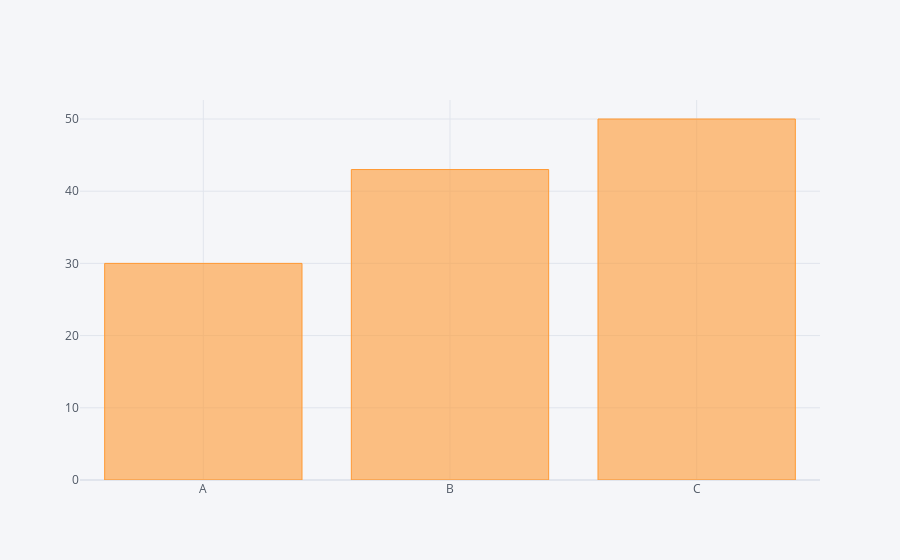

The notebook cell saved with this chart:
### Code cell
df2.iplot(kind='bar',x='Category',y='Values')

### Figure 1 — Plotly figure (JSON) as saved in the notebook; plotly's stock layout.template omitted (floating-point values rounded to 4 significant figures)
{"data": [{"marker": {"color": "rgba(255, 153, 51, 0.6)", "line": {"color": "rgba(255, 153, 51, 1.0)", "width": 1}}, "name": "Values", "orientation": "v", "text": "", "type": "bar", "x": ["A", "B", "C"], "y": [30, 43, 50]}], "layout": {"legend": {"bgcolor": "#F5F6F9", "font": {"color": "#4D5663"}}, "paper_bgcolor": "#F5F6F9", "plot_bgcolor": "#F5F6F9", "title": {"font": {"color": "#4D5663"}}, "xaxis": {"gridcolor": "#E1E5ED", "showgrid": true, "tickfont": {"color": "#4D5663"}, "title": {"font": {"color": "#4D5663"}, "text": ""}, "zerolinecolor": "#E1E5ED"}, "yaxis": {"gridcolor": "#E1E5ED", "showgrid": true, "tickfont": {"color": "#4D5663"}, "title": {"font": {"color": "#4D5663"}, "text": ""}, "zerolinecolor": "#E1E5ED"}}}
